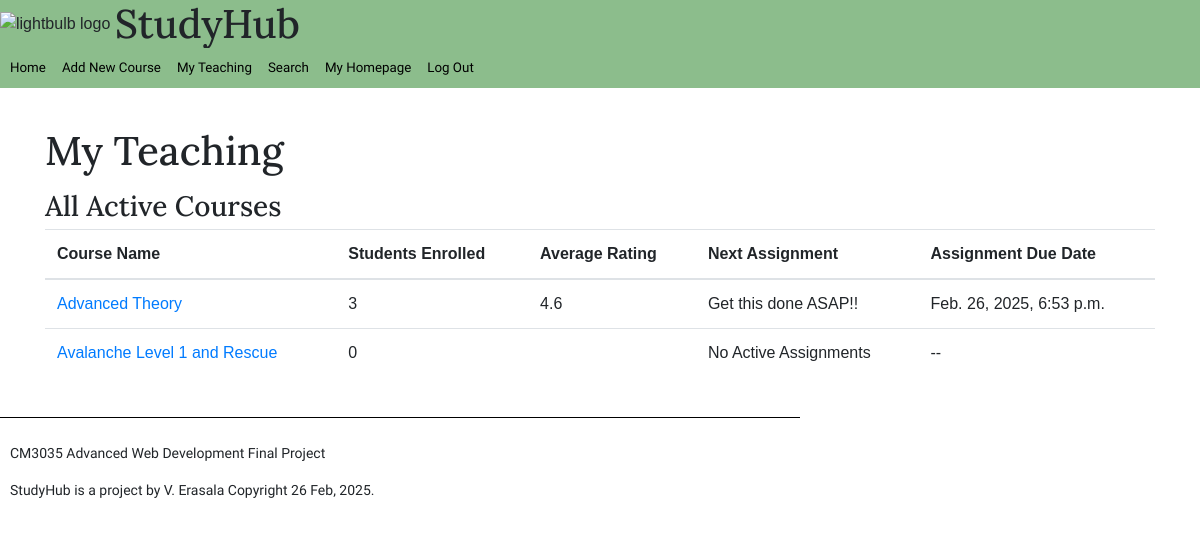
The app's page /my-teaching/ (signed in), older data.
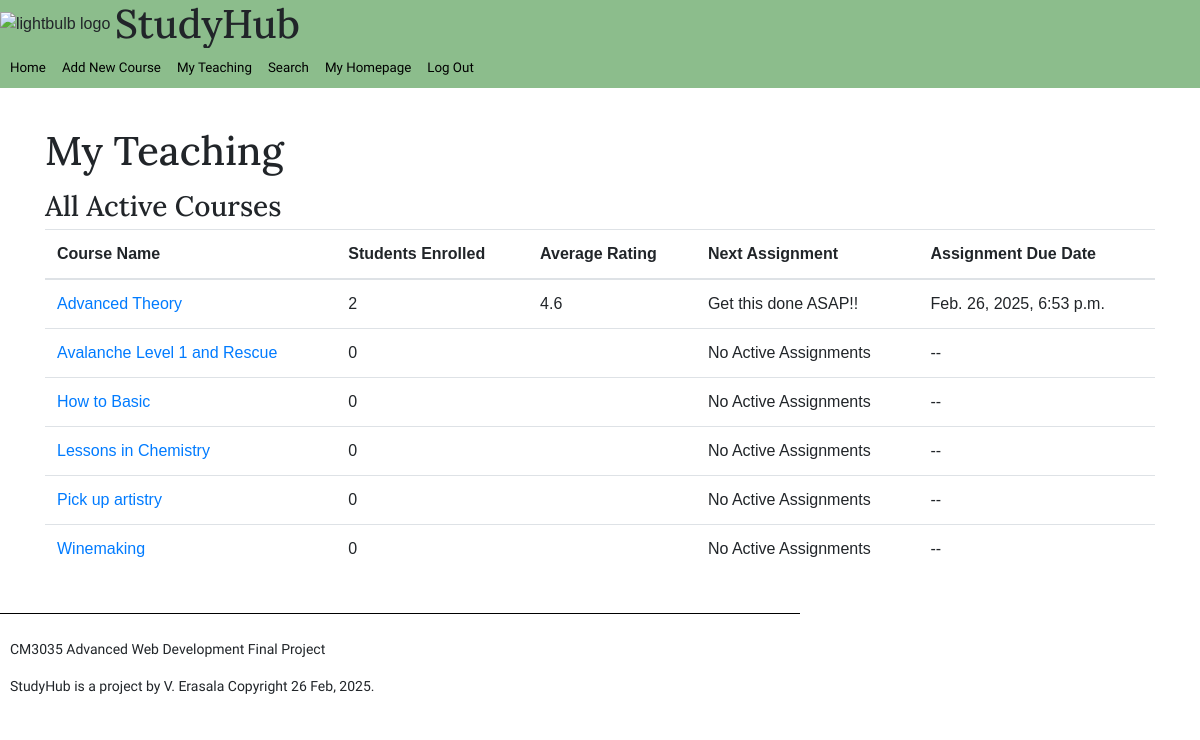
The same page, newer data.
### study_hub/models.py (models this page shows, shortened)
class Course(models.Model):
    title = models.CharField(max_length=255)
    description = models.TextField()
    teacher = models.ForeignKey(User, on_delete=models.CASCADE, related_name='courses_taught')
    students = models.ManyToManyField(User, through='Enrollment', related_name='courses_enrolled')

### study_hub/views.py (the view)
# urls.py: path('my-teaching/', views.my_teaching_view, name = 'my_teaching'),
@login_required
def my_teaching_view(request):
    user = request.user
    course_data = Course.objects.filter(teacher=user).annotate(
        num_students=Count('students', distinct=True), #distinct must be true to avoid duplicates across other models during join
        avg_rating=Avg('feedback__rating'),
        latest_assignment=Max('materials__title', filter=models.Q(materials__assignment_due_date__gte=now())), #perform a query for the assignment with the nearest due date
        assignment_due=Max('materials__assignment_due_date', filter=models.Q(materials__assignment_due_date__gte=now()))
    ).order_by('title')
    context = {'user_courses': course_data}
    return render(request, 'study_hub/my_teaching.html', context)

### study_hub/templatetags/my_tags.py (called while the page is built)
@register.simple_tag
def todays_date():
    return datetime.datetime.now().strftime("%d %b, %Y")

### study_hub/templates/study_hub/my_teaching.html
{% extends "./base.html" %}
{% load bootstrap4 %}
{% block content %}
<div class = "container mt-4 mb-4">
    <div class = "row">
        <div class="col-md-12">
            <h1>My Teaching</h1>
            <h3>All Active Courses</h3>
            <table class = "table">
                <thead>
                    <tr>
                        <th>Course Name</th>
                        <th>Students Enrolled</th>
                        <th>Average Rating</th>
                        <th>Next Assignment</th>
                        <th>Assignment Due Date</th>
                    </tr>
                </thead>
                <tbody>
                    {% for course in user_courses %}
                    <tr>
                        <td><a href="{% url 'course_edit_view' pk=course.pk %}">{{ course.title }}</a></td>
                        <td>{{ course.num_students }}</td>
                        <td>{{ course.avg_rating|default:"Not rated yet"|floatformat:1 }}</td>
                        <td> {{ course.latest_assignment|default:"No Active Assignments" }} </td>
                        <td> {{ course.assignment_due|default:"--" }} </td>
                    </tr>
                    {% endfor %}
                </tbody>
            </table>
        </div>
    </div>
</div>
{% endblock %}

Row changes from the older to the newer data that the page shows:
computed for Course "Advanced Theory": num_students "3" → "2"
added Course: title "How to Basic", num_students "0", latest_assignment "No Active Assignments", assignment_due "--"
added Course: title "Lessons in Chemistry", num_students "0", latest_assignment "No Active Assignments", assignment_due "--"
added Course: title "Pick up artistry", num_students "0", latest_assignment "No Active Assignments", assignment_due "--"
added Course: title "Winemaking", num_students "0", latest_assignment "No Active Assignments", assignment_due "--"
